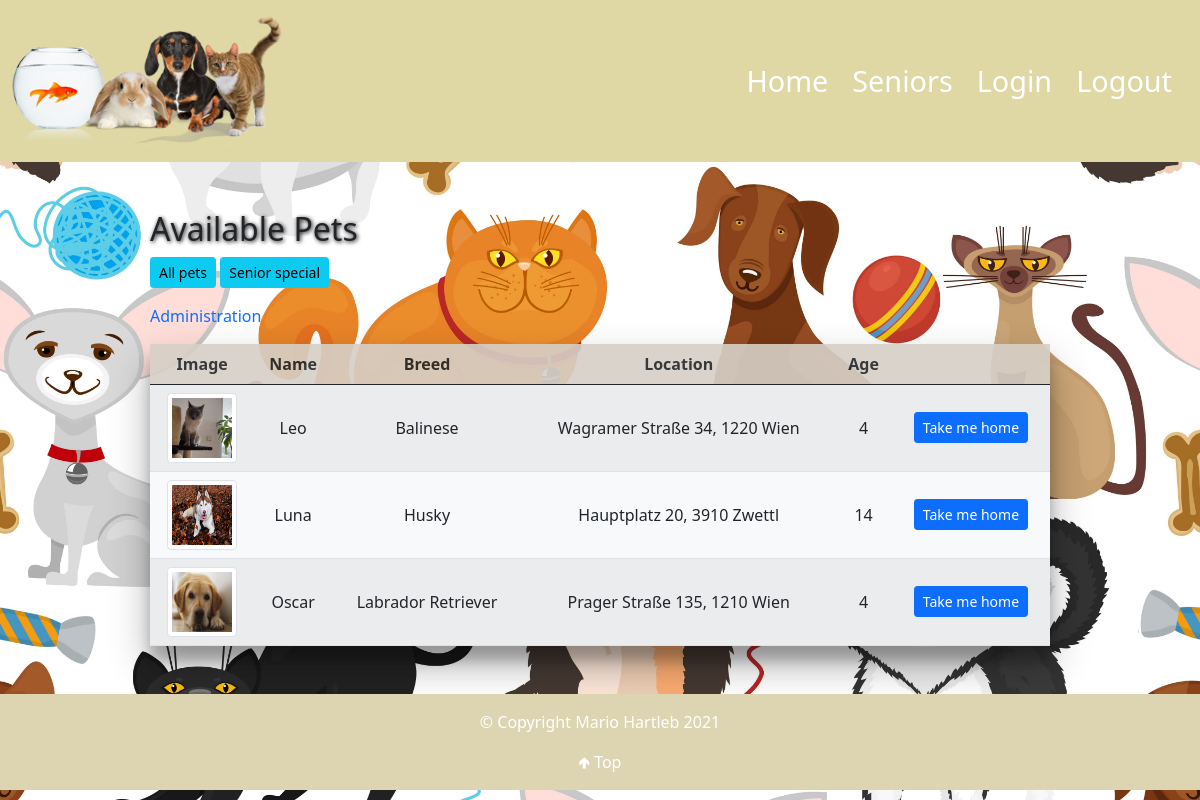
/animals/available.php (signed in), run on the app's committed database.
### tables this page shows
CREATE TABLE `animals` (
  `animalId` int(11) NOT NULL,
  `anName` varchar(255) NOT NULL,
  `breed` varchar(55) NOT NULL,
  `anLocation` varchar(255) NOT NULL,
  `description` text NOT NULL,
  `hobbies` varchar(255) NOT NULL,
  `anAge` int(11) NOT NULL,
  `anImage` varchar(255) DEFAULT NULL,
  `fk_sizeId` int(11) NOT NULL,
  `status` varchar(11) NOT NULL
);

### animals/available.php (the view, shortened to what this page needs)
<?php
require_once '../components/db_connect.php';
$sql = "SELECT * FROM animals WHERE status = 'available'";
$result = mysqli_query($connect ,$sql);
$tbody='';
if(mysqli_num_rows($result)  > 0) {
    while($row = mysqli_fetch_array($result, MYSQLI_ASSOC)){
        $tbody .= "<tr>
            <td><img class='img-thumbnail' src='../pictures/" .$row['anImage']."'</td>
            <td>" .$row['anName']."</td>
            <td>" .$row['breed']."</td>
            <td>" .$row['anLocation']."</td>
            <td>" .$row['anAge']."</td>
            <td><a href='adopt.php?id=" .$row['animalId']."'><button class='btn btn-primary btn-sm' type='button'>Take me home</button></a></td>
            </tr>";
    };
} else {
    $tbody =  "<tr><td colspan='5'><center>No Data Available </center></td></tr>";
}
?>
<!DOCTYPE html>
<html lang="en">
    <head>
        <?php require_once '../components/boot.php'?>
        <link rel="stylesheet" href="../css/styles.css">
    </head>
    <body>
    <?php include_once "../components/navbar2.php";?>
        <div class="manageProduct w-75 mt-3">
            <p class='h2'>Available Pets</p>
            <a href='home.php'><button class='btn btn-info btn-sm' type='button'>All pets</button></a>
            <a href='senior.php'><button class='btn btn-info btn-sm' type='button'>Senior special</button></a></p>
            <p><a href='admin_panel.php'>Administration</a></p>
            <table class='table table-striped shadow-css'>
                <thead class='table-style'>
                    <tr>
                        <th>Image</th>
                        <th>Name</th>
                        <th>Breed</th>
                        <th>Location</th>
                        <th>Age</th>
                        <th></th>
                    </tr>
                </thead>
                <tbody class='bg-light'>
                    <?= $tbody;?>
                </tbody>
            </table>
        </div>
        <?php include_once "../components/footer.php";?>
    </body>
</html>

### css/styles.css (style rules this page uses)
* { box-sizing: border-box; margin: 0; padding: 0; }
body { background: url("../pictures/animal_bg-min.jpg"); background-size: cover; min-height: 100vh; }
h2, .h2 { text-shadow: 1px 1px 4px black; }
.shadow-css { box-shadow: rgba(0, 0, 0, 0.3) 0px 19px 38px, rgba(0, 0, 0, 0.22) 0px 15px 12px; }
.manageProduct { margin: auto; }
.img-thumbnail { height: 70px !important; }
.table-style { background-color: #d6cfc7; opacity: 0.9; }
td { text-align: center; vertical-align: middle; }
tr { text-align: center; }
a { text-decoration: none; }

### animals/available.php (style rules this page uses)
.manageProduct { margin: auto; }
.img-thumbnail { width: 70px !important; height: 70px !important; }
td { text-align: center; vertical-align: middle; }
tr { text-align: center; }

### data on the page
animals: anImage (picture), anName "Leo", breed "Balinese", anLocation "Wagramer Straße 34, 1220 Wien", anAge "4"
animals: anImage (picture), anName "Luna", breed "Husky", anLocation "Hauptplatz 20, 3910 Zwettl", anAge "14"
animals: anImage (picture), anName "Oscar", breed "Labrador Retriever", anLocation "Prager Straße 135, 1210 Wien", anAge "4"
